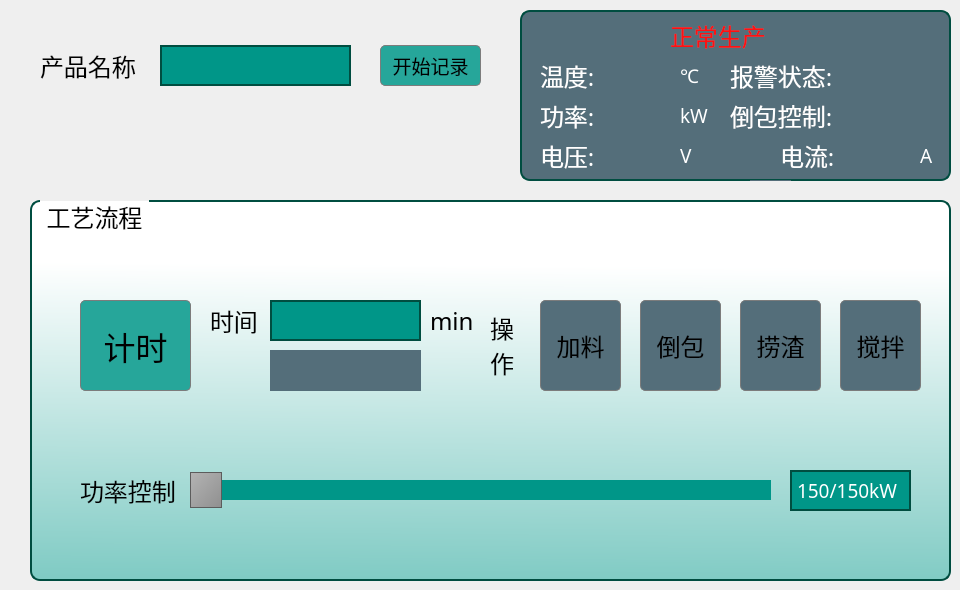
    <widget class="QWidget" name="manualPage">
     <widget class="QGroupBox" name="groupBox">
      <property name="geometry">
       <rect>
        <x>30</x>
        <y>200</y>
        <width>921</width>
        <height>381</height>
       </rect>
      </property>
      <property name="font">
       <font>
        <family>微软雅黑</family>
        <pointsize>18</pointsize>
       </font>
      </property>
      <property name="styleSheet">
       <string notr="true">QGroupBox {
background-color: qlineargradient(spread:pad, x1:0.489, y1:1, x2:0.505682, y2:0.17, stop:0 rgba(128, 203, 196, 255), stop:1 rgba(255, 255, 255, 255));
    border: 2px solid rgb(0, 77, 64);
    border-radius: 10px;
    margin-top: 1em;
}

QGroupBox::title {
    subcontrol-origin: margin;
    left: 10px;
    padding: 0 3px 0 3px;
}</string>
      </property>
      <property name="title">
       <string>工艺流程</string>
      </property>
      <property name="alignment">
       <set>Qt::AlignLeading|Qt::AlignLeft|Qt::AlignTop</set>
      </property>
      <widget class="QSlider" name="powerSlider">
       <property name="geometry">
        <rect>
         <x>160</x>
         <y>270</y>
         <width>581</width>
         <height>41</height>
        </rect>
       </property>
       <property name="styleSheet">
        <string notr="true">QSlider{
background-color: rgba(255, 255, 255, 0);
}
QSlider::groove:horizontal { 
height: 20px; 
background: rgb(0, 150, 136); 
margin: 2px 0; 
} 
QSlider::handle:horizontal { 
background: qlineargradient(x1:0, y1:0, x2:1, y2:1, stop:0 #b4b4b4, stop:1 #8f8f8f); 
border: 1px solid #5c5c5c; 
width: 30px; 
margin: -8px 0px; 
} </string>
       </property>
       <property name="orientation">
        <enum>Qt::Horizontal</enum>
       </property>
      </widget>
      <widget class="QLabel" name="label_16">
       <property name="geometry">
        <rect>
         <x>50</x>
         <y>270</y>
         <width>101</width>
         <height>41</height>
        </rect>
       </property>
       <property name="font">
        <font>
         <family>微软雅黑</family>
         <pointsize>18</pointsize>
        </font>
       </property>
       <property name="styleSheet">
        <string notr="true">background-color: rgba(255, 255, 255, 0);</string>
       </property>
       <property name="text">
        <string>功率控制</string>
       </property>
      </widget>
      <widget class="QLabel" name="powerSliderLabel">
       <property name="geometry">
        <rect>
         <x>760</x>
         <y>270</y>
         <width>121</width>
         <height>41</height>
        </rect>
       </property>
       <property name="font">
        <font>
         <family>微软雅黑</family>
         <pointsize>14</pointsize>
        </font>
       </property>
       <property name="styleSheet">
        <string notr="true">border: 2px solid rgb(0, 77, 64);
color: rgb(255, 255, 255);
background-color: rgb(0, 150, 136);
</string>
       </property>
       <property name="text">
        <string>150/150kW</string>
       </property>
      </widget>
      <widget class="QPushButton" name="manualStartButton">
       <property name="geometry">
        <rect>
         <x>50</x>
         <y>100</y>
         <width>111</width>
         <height>91</height>
        </rect>
       </property>
       <property name="font">
        <font>
         <family>微软雅黑</family>
         <pointsize>24</pointsize>
        </font>
       </property>
       <property name="focusPolicy">
        <enum>Qt::NoFocus</enum>
       </property>
       <property name="styleSheet">
        <string notr="true">QPushButton{background-color: rgba(38, 166, 154,  255);  border: 1px solid rgb(124, 124, 124); border-radius:5px;}
QPushButton:pressed{background-color: rgba(0, 77, 64,  255);  border: 1px solid rgb(124, 124, 124); border-radius:5px;}</string>
       </property>
       <property name="text">
        <string>计时</string>
       </property>
      </widget>
      <widget class="QLabel" name="label_20">
       <property name="geometry">
        <rect>
         <x>180</x>
         <y>100</y>
         <width>51</width>
         <height>41</height>
        </rect>
       </property>
       <property name="font">
        <font>
         <family>微软雅黑</family>
         <pointsize>18</pointsize>
        </font>
       </property>
       <property name="styleSheet">
        <string notr="true">background-color: rgba(255, 255, 255, 0);</string>
       </property>
       <property name="text">
        <string>时间</string>
       </property>
      </widget>
      <widget class="QPushButton" name="manualactionAButton">
       <property name="geometry">
        <rect>
         <x>510</x>
         <y>100</y>
         <width>81</width>
         <height>91</height>
        </rect>
       </property>
       <property name="font">
        <font>
         <family>微软雅黑</family>
         <pointsize>18</pointsize>
        </font>
       </property>
       <property name="focusPolicy">
        <enum>Qt::NoFocus</enum>
       </property>
       <property name="styleSheet">
        <string notr="true">QPushButton{background-color: rgba(84, 110, 122, 255);  border: 1px solid rgb(124, 124, 124); border-radius:5px;}
QPushButton:pressed{background-color: rgba(38, 166, 154, 255);  border: 1px solid rgb(124, 124, 124); border-radius:5px;}</string>
       </property>
       <property name="text">
        <string>加料</string>
       </property>
      </widget>
      <widget class="QPushButton" name="manualactionBButton">
       <property name="geometry">
        <rect>
         <x>610</x>
         <y>100</y>
         <width>81</width>
         <height>91</height>
        </rect>
       </property>
       <property name="font">
        <font>
         <family>微软雅黑</family>
         <pointsize>18</pointsize>
        </font>
       </property>
       <property name="focusPolicy">
        <enum>Qt::NoFocus</enum>
       </property>
       <property name="styleSheet">
        <string notr="true">QPushButton{background-color: rgba(84, 110, 122, 255);  border: 1px solid rgb(124, 124, 124); border-radius:5px;}
QPushButton:pressed{background-color: rgba(38, 166, 154, 255);  border: 1px solid rgb(124, 124, 124); border-radius:5px;}</string>
       </property>
       <property name="text">
        <string>倒包</string>
       </property>
      </widget>
      <widget class="QPushButton" name="manualactionCButton">
       <property name="geometry">
        <rect>
         <x>710</x>
         <y>100</y>
         <width>81</width>
         <height>91</height>
        </rect>
       </property>
       <property name="font">
        <font>
         <family>Sans</family>
         <pointsize>18</pointsize>
        </font>
       </property>
       <property name="focusPolicy">
        <enum>Qt::NoFocus</enum>
       </property>
       <property name="styleSheet">
        <string notr="true">QPushButton{background-color: rgba(84, 110, 122, 255);  border: 1px solid rgb(124, 124, 124); border-radius:5px;}
QPushButton:pressed{background-color: rgba(38, 166, 154, 255);  border: 1px solid rgb(124, 124, 124); border-radius:5px;}</string>
       </property>
       <property name="text">
        <string>捞渣</string>
       </property>
      </widget>
      <widget class="QPushButton" name="manualactionDButton">
       <property name="geometry">
        <rect>
         <x>810</x>
         <y>100</y>
         <width>81</width>
         <height>91</height>
        </rect>
       </property>
       <property name="font">
        <font>
         <family>微软雅黑</family>
         <pointsize>18</pointsize>
        </font>
       </property>
       <property name="focusPolicy">
        <enum>Qt::NoFocus</enum>
       </property>
       <property name="styleSheet">
        <string notr="true">QPushButton{background-color: rgba(84, 110, 122, 255);  border: 1px solid rgb(124, 124, 124); border-radius:5px;}
QPushButton:pressed{background-color: rgba(38, 166, 154, 255);  border: 1px solid rgb(124, 124, 124); border-radius:5px;}</string>
       </property>
       <property name="text">
        <string>搅拌</string>
       </property>
      </widget>
      <widget class="QLabel" name="label_21">
       <property name="geometry">
        <rect>
         <x>460</x>
         <y>110</y>
         <width>31</width>
         <height>71</height>
        </rect>
       </property>
       <property name="font">
        <font>
         <family>微软雅黑</family>
         <pointsize>18</pointsize>
        </font>
       </property>
       <property name="styleSheet">
        <string notr="true">background-color: rgba(255, 255, 255, 0);</string>
       </property>
       <property name="text">
        <string>操
作</string>
       </property>
      </widget>
      <widget class="QLineEdit" name="timeEdit">
       <property name="geometry">
        <rect>
         <x>240</x>
         <y>100</y>
         <width>151</width>
         <height>41</height>
        </rect>
       </property>
       <property name="font">
        <font>
         <family>微软雅黑</family>
         <pointsize>18</pointsize>
        </font>
       </property>
       <property name="focusPolicy">
        <enum>Qt::ClickFocus</enum>
       </property>
       <property name="styleSheet">
        <string notr="true">border: 2px solid rgb(0, 77, 64);
color: rgb(255, 255, 255);
background-color: rgb(0, 150, 136);</string>
       </property>
      </widget>
      <widget class="QLabel" name="timeunitlabel">
       <property name="geometry">
        <rect>
         <x>400</x>
         <y>100</y>
         <width>51</width>
         <height>41</height>
        </rect>
       </property>
       <property name="font">
        <font>
         <family>微软雅黑</family>
         <pointsize>18</pointsize>
        </font>
       </property>
       <property name="styleSheet">
        <string notr="true">background-color: rgba(255, 255, 255, 0);</string>
       </property>
       <property name="text">
        <string>min</string>
       </property>
      </widget>
      <widget class="QLabel" name="manualtimelabel">
       <property name="geometry">
        <rect>
         <x>240</x>
         <y>150</y>
         <width>151</width>
         <height>41</height>
        </rect>
       </property>
       <property name="font">
        <font>
         <family>微软雅黑</family>
         <pointsize>18</pointsize>
        </font>
       </property>
       <property name="styleSheet">
        <string notr="true">background-color: rgb(84, 110, 122);</string>
       </property>
       <property name="text">
        <string/>
       </property>
      </widget>
     </widget>
     <widget class="QLabel" name="label_3">
      <property name="geometry">
       <rect>
        <x>40</x>
        <y>50</y>
        <width>101</width>
        <height>31</height>
       </rect>
      </property>
      <property name="font">
       <font>
        <family>Sans</family>
        <pointsize>18</pointsize>
       </font>
      </property>
      <property name="text">
       <string>产品名称</string>
      </property>
     </widget>
     <widget class="QWidget" name="dispalyWidget" native="true">
      <property name="geometry">
       <rect>
        <x>520</x>
        <y>10</y>
        <width>431</width>
        <height>171</height>
       </rect>
      </property>
      <property name="styleSheet">
       <string notr="true">#dispalyWidget{background-color: rgb(84, 110, 122);
border: 2px solid rgb(0, 77, 64);
border-radius:10px;}</string>
      </property>
      <widget class="QLabel" name="label_6">
       <property name="geometry">
        <rect>
         <x>20</x>
         <y>50</y>
         <width>61</width>
         <height>31</height>
        </rect>
       </property>
       <property name="font">
        <font>
         <family>微软雅黑</family>
         <pointsize>18</pointsize>
        </font>
       </property>
       <property name="styleSheet">
        <string notr="true">background-color: rgb(84, 110, 122);
color: rgb(255, 255, 255);</string>
       </property>
       <property name="text">
        <string>温度:</string>
       </property>
      </widget>
      <widget class="QLabel" name="label_7">
       <property name="geometry">
        <rect>
         <x>20</x>
         <y>90</y>
         <width>61</width>
         <height>31</height>
        </rect>
       </property>
       <property name="font">
        <font>
         <family>微软雅黑</family>
         <pointsize>18</pointsize>
        </font>
       </property>
       <property name="styleSheet">
        <string notr="true">background-color: rgb(84, 110, 122);
color: rgb(255, 255, 255);</string>
       </property>
       <property name="text">
        <string>功率:</string>
       </property>
      </widget>
      <widget class="QLabel" name="displayTempLabel">
       <property name="geometry">
        <rect>
         <x>90</x>
         <y>50</y>
         <width>71</width>
         <height>31</height>
        </rect>
       </property>
       <property name="font">
        <font>
         <family>微软雅黑</family>
         <pointsize>18</pointsize>
        </font>
       </property>
       <property name="styleSheet">
        <string notr="true">background-color: rgb(84, 110, 122);
color: rgb(255, 255, 255);</string>
       </property>
       <property name="text">
        <string/>
       </property>
      </widget>
      <widget class="QLabel" name="displayPowerLabel">
       <property name="geometry">
        <rect>
         <x>90</x>
         <y>90</y>
         <width>71</width>
         <height>31</height>
        </rect>
       </property>
       <property name="font">
        <font>
         <family>微软雅黑</family>
         <pointsize>18</pointsize>
        </font>
       </property>
       <property name="styleSheet">
        <string notr="true">background-color: rgb(84, 110, 122);
color: rgb(255, 255, 255);</string>
       </property>
       <property name="text">
        <string/>
       </property>
      </widget>
      <widget class="QLabel" name="label_10">
       <property name="geometry">
        <rect>
         <x>160</x>
         <y>50</y>
         <width>41</width>
         <height>31</height>
        </rect>
       </property>
       <property name="font">
        <font>
         <family>Sans</family>
         <pointsize>14</pointsize>
        </font>
       </property>
       <property name="styleSheet">
        <string notr="true">background-color: rgb(84, 110, 122);
color: rgb(255, 255, 255);</string>
       </property>
       <property name="text">
        <string>℃</string>
       </property>
      </widget>
      <widget class="QLabel" name="label_11">
       <property name="geometry">
        <rect>
         <x>160</x>
         <y>90</y>
         <width>41</width>
         <height>31</height>
        </rect>
       </property>
       <property name="font">
        <font>
         <family>Sans</family>
         <pointsize>14</pointsize>
        </font>
       </property>
       <property name="styleSheet">
        <string notr="true">background-color: rgb(84, 110, 122);
color: rgb(255, 255, 255);</string>
       </property>
       <property name="text">
        <string>kW</string>
       </property>
      </widget>
      <widget class="QLabel" name="label_12">
       <property name="geometry">
        <rect>
         <x>210</x>
         <y>50</y>
         <width>121</width>
         <height>31</height>
        </rect>
       </property>
       <property name="font">
        <font>
         <family>微软雅黑</family>
         <pointsize>18</pointsize>
        </font>
       </property>
       <property name="styleSheet">
        <string notr="true">background-color: rgb(84, 110, 122);
color: rgb(255, 255, 255);</string>
       </property>
       <property name="text">
        <string>报警状态:</string>
       </property>
      </widget>
      <widget class="QLabel" name="label_13">
       <property name="geometry">
        <rect>
         <x>210</x>
         <y>90</y>
         <width>121</width>
         <height>31</height>
        </rect>
       </property>
       <property name="font">
        <font>
         <family>微软雅黑</family>
         <pointsize>18</pointsize>
        </font>
       </property>
       <property name="styleSheet">
        <string notr="true">background-color: rgb(84, 110, 122);
color: rgb(255, 255, 255);</string>
       </property>
       <property name="text">
        <string>倒包控制:</string>
       </property>
      </widget>
      <widget class="QLabel" name="displayWarningLabel">
       <property name="geometry">
        <rect>
         <x>330</x>
         <y>50</y>
         <width>81</width>
         <height>31</height>
        </rect>
       </property>
       <property name="font">
        <font>
         <family>微软雅黑</family>
         <pointsize>18</pointsize>
        </font>
       </property>
       <property name="styleSheet">
        <string notr="true">background-color: rgb(84, 110, 122);
color: rgb(255, 255, 255);</string>
       </property>
       <property name="text">
        <string/>
       </property>
      </widget>
      <widget class="QLabel" name="displayControlLabel">
       <property name="geometry">
        <rect>
         <x>330</x>
         <y>90</y>
         <width>81</width>
         <height>31</height>
        </rect>
       </property>
       <property name="font">
        <font>
         <family>微软雅黑</family>
         <pointsize>18</pointsize>
        </font>
       </property>
       <property name="styleSheet">
        <string notr="true">background-color: rgb(84, 110, 122);
color: rgb(255, 255, 255);</string>
       </property>
       <property name="text">
        <string/>
       </property>
      </widget>
      <widget class="QLabel" name="stateLabel">
       <property name="geometry">
        <rect>
         <x>150</x>
         <y>10</y>
         <width>121</width>
         <height>31</height>
        </rect>
       </property>
       <property name="font">
        <font>
         <family>微软雅黑</family>
         <pointsize>18</pointsize>
        </font>
       </property>
       <property name="styleSheet">
        <string notr="true">background-color: rgb(84, 110, 122);
color: rgb(139, 195, 74);</string>
       </property>
       <property name="text">
        <string>正常生产</string>
       </property>
      </widget>
      <widget class="QLabel" name="label_14">
       <property name="geometry">
        <rect>
         <x>160</x>
         <y>130</y>
         <width>51</width>
         <height>31</height>
        </rect>
       </property>
       <property name="font">
        <font>
         <family>Sans</family>
         <pointsize>14</pointsize>
        </font>
       </property>
       <property name="styleSheet">
        <string notr="true">background-color: rgb(84, 110, 122);
color: rgb(255, 255, 255);</string>
       </property>
       <property name="text">
        <string>V</string>
       </property>
      </widget>
      <widget class="QLabel" name="displayCurrentLabel">
       <property name="geometry">
        <rect>
         <x>330</x>
         <y>130</y>
         <width>61</width>
         <height>31</height>
        </rect>
       </property>
       <property name="font">
        <font>
         <family>微软雅黑</family>
         <pointsize>18</pointsize>
        </font>
       </property>
       <property name="styleSheet">
        <string notr="true">background-color: rgb(84, 110, 122);
color: rgb(255, 255, 255);</string>
       </property>
       <property name="text">
        <string/>
       </property>
      </widget>
      <widget class="QLabel" name="displayVoltageLabel">
       <property name="geometry">
        <rect>
         <x>90</x>
         <y>130</y>
         <width>61</width>
         <height>31</height>
        </rect>
       </property>
       <property name="font">
        <font>
         <family>微软雅黑</family>
         <pointsize>18</pointsize>
        </font>
       </property>
       <property name="styleSheet">
        <string notr="true">background-color: rgb(84, 110, 122);
color: rgb(255, 255, 255);</string>
       </property>
       <property name="text">
        <string/>
       </property>
      </widget>
      <widget class="QLabel" name="label_15">
       <property name="geometry">
        <rect>
         <x>260</x>
         <y>130</y>
         <width>71</width>
         <height>31</height>
        </rect>
       </property>
       <property name="font">
        <font>
         <family>微软雅黑</family>
         <pointsize>18</pointsize>
        </font>
       </property>
       <property name="styleSheet">
        <string notr="true">background-color: rgb(84, 110, 122);
color: rgb(255, 255, 255);</string>
       </property>
       <property name="text">
        <string>电流:</string>
       </property>
      </widget>
      <widget class="QLabel" name="label_8">
       <property name="geometry">
        <rect>
         <x>20</x>
         <y>130</y>
         <width>61</width>
         <height>31</height>
        </rect>
       </property>
       <property name="font">
        <font>
         <family>微软雅黑</family>
         <pointsize>18</pointsize>
        </font>
       </property>
       <property name="styleSheet">
        <string notr="true">background-color: rgb(84, 110, 122);
color: rgb(255, 255, 255);</string>
       </property>
       <property name="text">
        <string>电压:</string>
       </property>
      </widget>
      <widget class="QLabel" name="label_19">
       <property name="geometry">
        <rect>
         <x>230</x>
         <y>170</y>
         <width>41</width>
         <height>31</height>
        </rect>
       </property>
       <property name="font">
        <font>
         <family>微软雅黑</family>
         <pointsize>18</pointsize>
        </font>
       </property>
       <property name="styleSheet">
        <string notr="true">background-color: rgb(84, 110, 122);
color: rgb(255, 255, 255);</string>
       </property>
       <property name="text">
        <string>V</string>
       </property>
      </widget>
      <widget class="QLabel" name="label_29">
       <property name="geometry">
        <rect>
         <x>400</x>
         <y>130</y>
         <width>21</width>
         <height>31</height>
        </rect>
       </property>
       <property name="font">
        <font>
         <family>Sans</family>
         <pointsize>14</pointsize>
        </font>
       </property>
       <property name="styleSheet">
        <string notr="true">background-color: rgb(84, 110, 122);
color: rgb(255, 255, 255);</string>
       </property>
       <property name="text">
        <string>A</string>
       </property>
      </widget>
      <widget class="QLabel" name="stateErrLabel">
       <property name="geometry">
        <rect>
         <x>150</x>
         <y>10</y>
         <width>121</width>
         <height>31</height>
        </rect>
       </property>
       <property name="font">
        <font>
         <family>微软雅黑</family>
         <pointsize>18</pointsize>
        </font>
       </property>
       <property name="styleSheet">
        <string notr="true">background-color: rgb(84, 110, 122);
color: rgb(255, 17, 17);</string>
       </property>
       <property name="text">
        <string>正常生产</string>
       </property>
      </widget>
      <widget class="QLabel" name="netLabel_2">
       <property name="geometry">
        <rect>
         <x>360</x>
         <y>15</y>
         <width>27</width>
         <height>27</height>
        </rect>
       </property>
       <property name="styleSheet">
        <string notr="true">background-color: rgb(84, 110, 122);</string>
       </property>
       <property name="text">
        <string/>
       </property>
      </widget>
      <zorder>label_6</zorder>
      <zorder>label_7</zorder>
      <zorder>displayTempLabel</zorder>
      <zorder>displayPowerLabel</zorder>
      <zorder>label_10</zorder>
      <zorder>label_11</zorder>
      <zorder>label_12</zorder>
      <zorder>label_13</zorder>
      <zorder>displayWarningLabel</zorder>
      <zorder>displayControlLabel</zorder>
      <zorder>label_14</zorder>
      <zorder>displayCurrentLabel</zorder>
      <zorder>displayVoltageLabel</zorder>
      <zorder>label_15</zorder>
      <zorder>label_8</zorder>
      <zorder>label_19</zorder>
      <zorder>label_29</zorder>
      <zorder>stateLabel</zorder>
      <zorder>stateErrLabel</zorder>
      <zorder>netLabel_2</zorder>
     </widget>
     <widget class="QLineEdit" name="fileNameEdit">
      <property name="geometry">
       <rect>
        <x>160</x>
        <y>45</y>
        <width>191</width>
        <height>41</height>
       </rect>
      </property>
      <property name="font">
       <font>
        <family>微软雅黑</family>
        <pointsize>18</pointsize>
       </font>
      </property>
      <property name="focusPolicy">
       <enum>Qt::ClickFocus</enum>
      </property>
      <property name="styleSheet">
       <string notr="true">border: 2px solid rgb(0, 77, 64);
color: rgb(255, 255, 255);
background-color: rgb(0, 150, 136);</string>
      </property>
     </widget>
     <widget class="QPushButton" name="recordStartButton">
      <property name="geometry">
       <rect>
        <x>380</x>
        <y>45</y>
        <width>101</width>
        <height>41</height>
       </rect>
      </property>
      <property name="font">
       <font>
        <family>Sans</family>
        <pointsize>14</pointsize>
       </font>
      </property>
      <property name="focusPolicy">
       <enum>Qt::NoFocus</enum>
      </property>
      <property name="styleSheet">
       <string notr="true">QPushButton{background-color: rgba(38, 166, 154,  255);  border: 1px solid rgb(124, 124, 124); border-radius:5px;}
QPushButton:pressed{background-color: rgba(0, 77, 64,  255);  border: 1px solid rgb(124, 124, 124); border-radius:5px;}</string>
      </property>
      <property name="text">
       <string>开始记录</string>
      </property>
     </widget>
    </widget>
